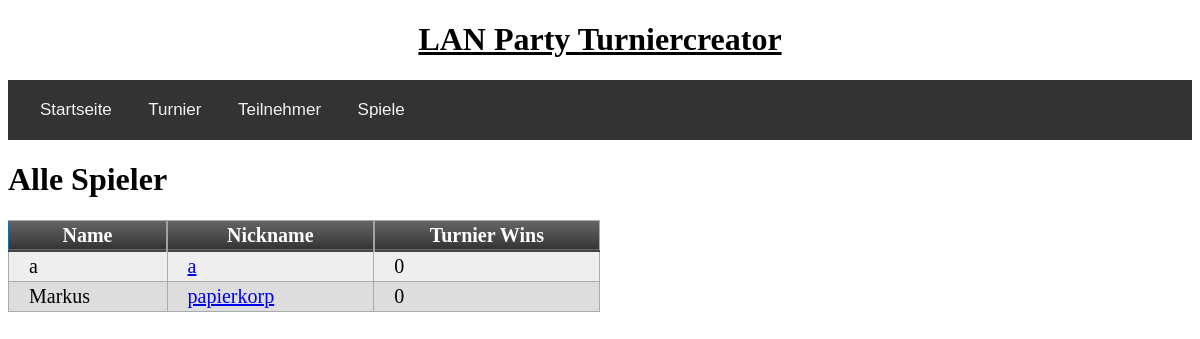
The app's page /teilnehmer_all, older data.
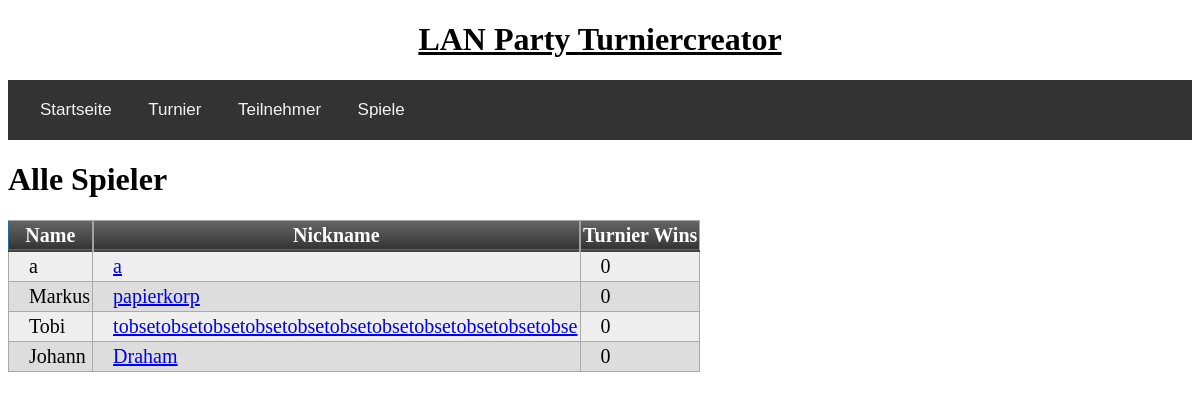
The same page, newer data.
### tables this page shows
CREATE TABLE teilnehmer(teilnehmerid integer primary key autoincrement, name text, nickname text unique);

### app/routes.py (the view)
@app.route('/teilnehmer_all')
def teilnehmer_all():
	alle_teilnehmer = get_all_teilnehmer()
	print(type(alle_teilnehmer))
	return render_template('teilnehmer_all.html', title="Alle Teilnehmer Übersicht", alle_teilnehmer=alle_teilnehmer)

### app/db.py (called while the page is built)
def get_all_teilnehmer():
	query_get_all_teilnehmer = 'select name, nickname from teilnehmer;'
	cursor.execute(query_get_all_teilnehmer)
	result = cursor.fetchall()
	return result

### app/templates/teilnehmer_all.html
{% extends "base.html" %}
{% block app_content %}
    <h1>Alle Spieler</h1>
    <table class="myTable">
        <thead>
            <tr>
                <th>Name</th>
                <th>Nickname</th>
                <th>Turnier Wins</th>
            </tr>
        </thead>
    {% for teilnehmer in alle_teilnehmer %}
        <tr>
            <td>{{ teilnehmer[0] }}</td>
            <td><a href="{{ url_for("profil", nickname=teilnehmer[1]) }}">{{ teilnehmer[1] }}</a></td>
            <td>0</td>
        </tr>
    {% endfor %}
    </table>
{% endblock %}

### app/templates/base.html (shortened to what this page needs)
<!DOCTYPE html>
<html>
<head>
    <link rel="stylesheet" type="text/css" href="{{ url_for('static', filename='tables.css') }}">
    <link rel="stylesheet" type="text/css" href="{{ url_for('static', filename='navi.css') }}">
</head>
<body>
<div id="header">
    <h1>LAN Party Turniercreator</h1>
</div>
<div id="navbar" class="navbar">
    <a href="{{ url_for("index") }}">Startseite</a>
    <label for="turnier">Turnier</label>
    <label for="teilnehmer">Teilnehmer</label>
    <label for="spiele">Spiele</label>
</div>
 <div>
    {% block app_content %}{% endblock %}
 </div>
</body>
</html>

### app/static/tables.css (style rules this page uses)
table.myTable { border: 1px solid #1C6EA4; background-color: #EEEEEE; min-width: 50%; width: auto; text-align: left; border-collapse: collapse; }
table.myTable td, table.myTable th { border: 1px solid #AAAAAA; padding: 3px 2px; }
table.myTable tbody td { font-size: 20px; padding-left: 20px; }
table.myTable tr:nth-child(even) { background: #DDDDDD; }
table.myTable thead { background: #333333; background: -moz-linear-gradient(top, #666666 0%, #474747 66%, #333333 100%); background: -webkit-linear-gradient(top, #666666 0%, #474747 66%, #333333 100%); background: linear-gradient(to bottom, #666666 0%, #474747 66%, #333333 100%); border-bottom: 2px solid #444444; }
table.myTable thead th { font-size: 20px; font-weight: bold; color: #FFFFFF; text-align: center; border-left: 2px solid #A2A2A2; }
table.myTable thead th:first-child { border-left: none; }

### app/static/navi.css (style rules this page uses)
.navbar { background-color: #333; overflow: hidden; font-family: 'Oswald', sans-serif; padding: 20px 16px; }
.navbar label, .navbar a { color: #f2f2f2; text-align: center; padding: 20px 16px; text-decoration: none; font-size: 17px; }
#header { text-align: center; text-decoration: underline; }

Row changes from the older to the newer data that the page shows:
added teilnehmer: name "Tobi", nickname "tobsetobsetobsetobsetobsetobsetobsetobsetobsetobsetobse"
added teilnehmer: name "Johann", nickname "Draham"
